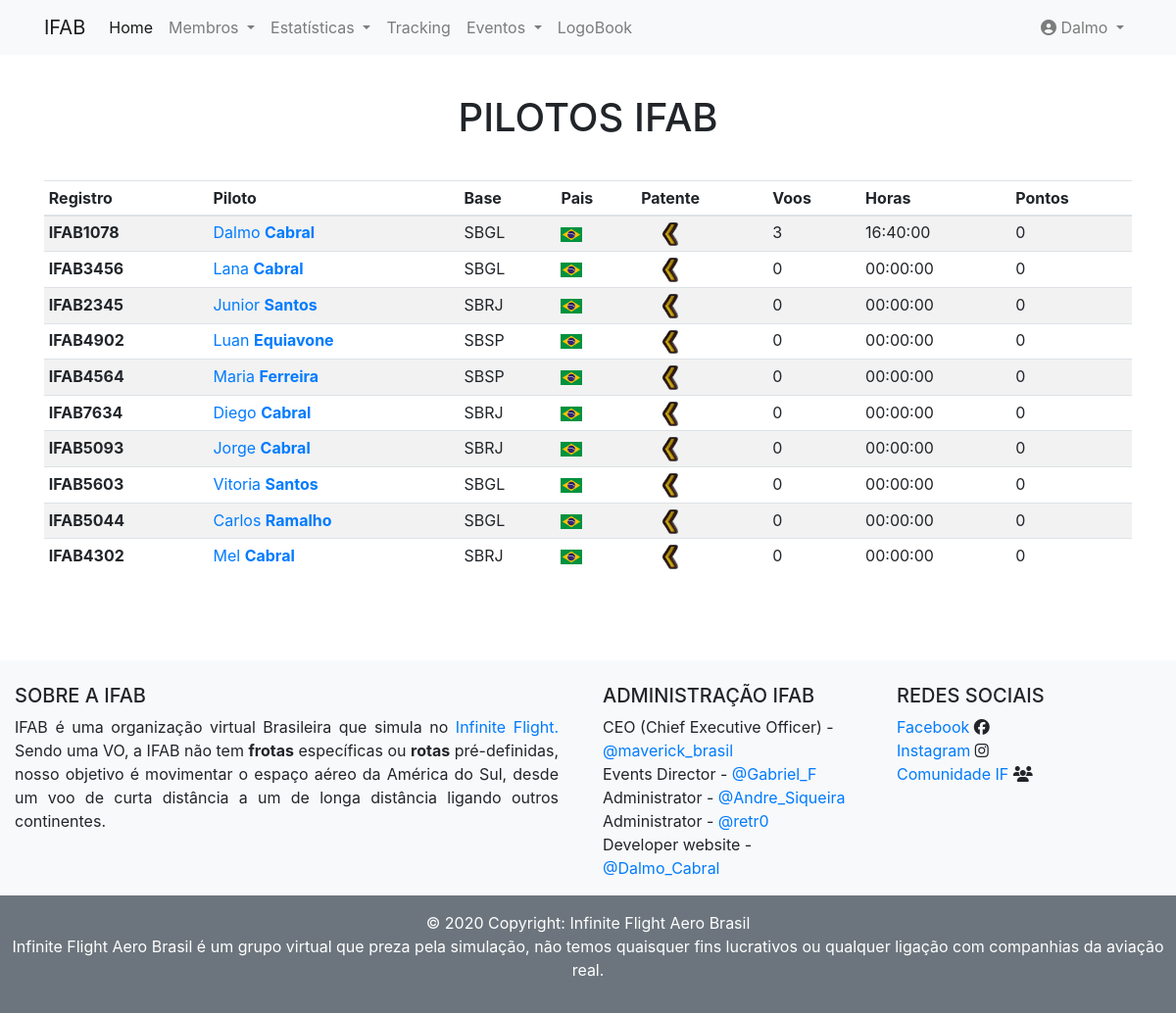
Screenshot of /pilotos (signed in) with the database file from the repository.
### app/models.py (models this page shows, shortened)
class User(db.Model, UserMixin):
    __tablename__ = 'users'
    id = db.Column(db.Integer, primary_key=True)
    username = db.Column(db.String(80), nullable=False)
    sobrenome = db.Column(db.String(200))
    email = db.Column(db.String(120), unique=True, nullable=False, index=True)
    password = db.Column(db.String(120), nullable=False)
    registro = db.Column(db.String(200))
    ifcomunity = db.Column(db.String(400))
    sobremim = db.Column(db.String(200))
    pais = db.Column(db.String(200))
    base = db.Column(db.String(200))
    telefone = db.Column(db.String(200))
    grau = db.Column(db.String(200))
    logbook = db.relationship('Logbook', backref='user', lazy='dynamic')  #lazy='dynamic'
    data_create = db.Column(db.DateTime, default=datetime.utcnow)
    pontos = db.Column(db.Integer(), default=0)
    cont_tempo = db.Column(db.Float, default=0)
    cont_tempo_str = db.Column(db.String(20000), default='00:00:00')
    cont_voo = db.Column(db.Integer, default=0)

### app/routes.py (the view)
@app.route('/pilotos')
def pilotos():
    log = Logbook.query.all()
    user = User.query.all()
    return render_template('pilotos.html', users=user, log=log)

### app/models.py (called while the page is built)
@login_manager.user_loader
def current_user(user_id):
    return User.query.get(user_id)

### app/routes.py (called while the page is built)
@app.before_request
def before_request():
    if current_user.is_authenticated:
        current_user.data_create = datetime.utcnow()
        db.session.commit()

### app/templates/pilotos.html (shortened to what this page needs)
{% extends 'base.html' %}
{% block content %}
<div class="container">
    <h1 class="text-center pilots"  style="margin-top: 40px;">PILOTOS IFAB</h1>
    <div class="table-responsive" style="margin-top: 40px;">
        <table class="table table-sm table-striped ">
            <thead>
                <tr>
                    <th>Registro</th>
                    <th>Piloto</th>
                    <th>Base</th>
                    <th>Pais</th>
                    <th>Patente</th>
                    <th>Voos</th>
                    <th>Horas</th>
                    <th>Pontos</th>
                </tr>
            </thead>
            <tbody>
            {% for users in users %}
                <tr>
                    <td><strong>IFAB{{users.registro}}</strong></td>
                    <td><a href="{{ url_for('unique', id=users.id) }}">{{ users.username }} <strong>{{users.sobrenome}}</strong></a></td>
                    <td>{{users.base}}</td>
                    {% if users.pais == 'Brasil' %}
                    <td><img src="../static/img/bandeiras/BR.png" alt=""></td>
                    {% elif users.pais == 'Inglaterra' %}
                    <td><img src="../static/img/bandeiras/GB.png" alt=""></td>
                    {% endif %}
                    <td>
                        {% if users.cont_tempo > 3000 %}
                        <img src="../static/img/patente/CMM.png" alt=""  width="60px">
                      {% elif users.cont_tempo > 2000 %}
                        <img src="../static/img/patente/CMD.png" alt="" width="60px">
                      {% elif users.cont_tempo > 1000 %}
                        <img src="../static/img/patente/POF2.png" alt="" width="60px">
                      {% elif users.cont_tempo > 500 %}
                        <img src="../static/img/patente/POF.png" alt=""  width="60px">
                      {% elif users.cont_tempo > 250 %}
                        <img src="../static/img/patente/COP2.png" alt="" width="60px">
                      {% else %}
                        <img src="../static/img/patente/COP.png" alt="" width="60px">
                      {% endif %}
                    </td>
                    <td>{{users.cont_voo}}</td>
                    <td>{{users.cont_tempo_str}}</td>
                    <td>{{users.pontos}}</td>
                </tr>
            {% endfor %}
            </tbody>
        </table>
    </div>
</div>
{% endblock %}

### app/templates/nav.html (shortened to what this page needs)
<nav class="navbar navbar-expand-lg navbar-light bg-light">
  <div class="container">
    <a class="navbar-brand" href="#">IFAB</a>
    <div class="collapse navbar-collapse" id="navbarNav">
      <ul class="navbar-nav">
        <li class="nav-item active">
          <a class="nav-link" href="{{ url_for('index') }}">Home</a>
        </li>
        <li class="nav-item dropdown">
          <a class="nav-link dropdown-toggle" href="#" id="navbarDropdown" role="button" data-toggle="dropdown"
            aria-haspopup="true" aria-expanded="false">
            Membros
          </a>
        </li>
        <li class="nav-item dropdown">
          <a class="nav-link dropdown-toggle" href="#" id="navbarDropdown" role="button" data-toggle="dropdown"
            aria-haspopup="true" aria-expanded="false">
            Estatísticas
          </a>
        </li>
        <li class="nav-item">
          <a class="nav-link" href="tracker">Tracking</a>
        </li>
        <li class="nav-item dropdown">
          <a class="nav-link dropdown-toggle" href="#" id="navbarDropdown" role="button" data-toggle="dropdown"
            aria-haspopup="true" aria-expanded="false">
            Eventos
          </a>
        </li>
      </ul>
      {% if current_user.is_anonymous %}
      <ul class="nav navbar-nav ml-auto">
        <li class="nav-item">
          <a class="nav-link" href="{{ url_for('login') }}"><i class="fas fa-sign-in-alt"></i> Login</a>
        </li>
      </ul>
      {% else %}
      <ul class="navbar-nav">
        <li>
          <a class="nav-link" href="{{ url_for('user', id=current_user.id) }}">
              LogoBook</a>
        </li>
      </ul>
      <ul class="nav navbar-nav ml-auto">
        <li class="nav-item dropdown">
          <a class="nav-link dropdown-toggle" href="#" id="navbarDropdown" role="button" data-toggle="dropdown"
            aria-haspopup="true" aria-expanded="false"><i class="fas fa-user-circle"></i>
            {{ current_user.username }}
          </a>
        </li>
      </ul>
      {% endif %}
    </div>
  </div>
</nav>

### app/static/css/style.css (style rules this page uses)
body { background-color: #ebeff5; }
html { font-size: 1rem; }

### rows the page displays
User: username "Dalmo", registro "1078", sobrenome "Cabral", base "SBGL", cont_voo "3", cont_tempo_str "16:40:00", pontos "0"
User: registro "3456", username "Lana", sobrenome "Cabral", base "SBGL", cont_voo "0", cont_tempo_str "00:00:00", pontos "0"
User: registro "2345", username "Junior", sobrenome "Santos", base "SBRJ", cont_voo "0", cont_tempo_str "00:00:00", pontos "0"
User: registro "4902", username "Luan", sobrenome "Equiavone", base "SBSP", cont_voo "0", cont_tempo_str "00:00:00", pontos "0"
User: registro "4564", username "Maria", sobrenome "Ferreira", base "SBSP", cont_voo "0", cont_tempo_str "00:00:00", pontos "0"
User: registro "7634", username "Diego", sobrenome "Cabral", base "SBRJ", cont_voo "0", cont_tempo_str "00:00:00", pontos "0"
User: registro "5093", username "Jorge", sobrenome "Cabral", base "SBRJ", cont_voo "0", cont_tempo_str "00:00:00", pontos "0"
User: registro "5603", username "Vitoria", sobrenome "Santos", base "SBGL", cont_voo "0", cont_tempo_str "00:00:00", pontos "0"
User: registro "5044", username "Carlos", sobrenome "Ramalho", base "SBGL", cont_voo "0", cont_tempo_str "00:00:00", pontos "0"
User: registro "4302", username "Mel", sobrenome "Cabral", base "SBRJ", cont_voo "0", cont_tempo_str "00:00:00", pontos "0"
